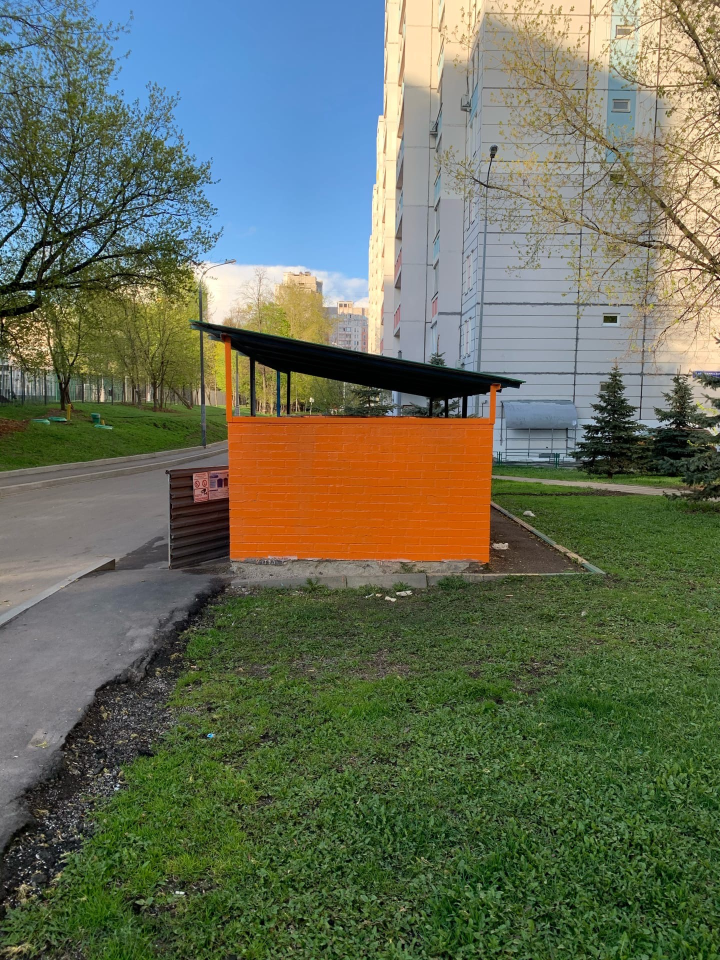
#> input picture musorka1.jpg, 1440 x 1920 px (shown at 1/2 size)
$ python ORB.py
#> lines starting #> are read from the running program, lines starting #| are printed output that depends on the picture; after the words box and inside, x2 and y2 are one past the last pixel; in counts of white or black regions, pixels touching at a corner belong together; long printed decimals are rounded
from __future__ import print_function
import cv2 as cv
import numpy as np
import argparse
from numpy.lib.scimath import sqrt as npsqrt


# Input parameters
v = 4  # m/s
d = 20  # m
t = 1 / 30  # s
cx = 360  # pixels
cy = 480  # pixels
fx = 1800  # pixels
fy = 1800  # pixels
Z = 19  # m
beta = 0.57

parser = argparse.ArgumentParser(description='Code for Feature Matching with FLANN.')
# [5 lines of commented-out code are left out]

parser.add_argument('--input1', help='Path to input image 1.', default='musorka1.jpg')
parser.add_argument('--input2', help='Path to input image 2.', default='musorka2.jpg')

args = parser.parse_args()

img1 = cv.imread(cv.samples.findFile(args.input1), cv.IMREAD_GRAYSCALE)
#> img1: shape (1920, 1440); min 0, max 255, mean 105.8
img2 = cv.imread(cv.samples.findFile(args.input2), cv.IMREAD_GRAYSCALE)
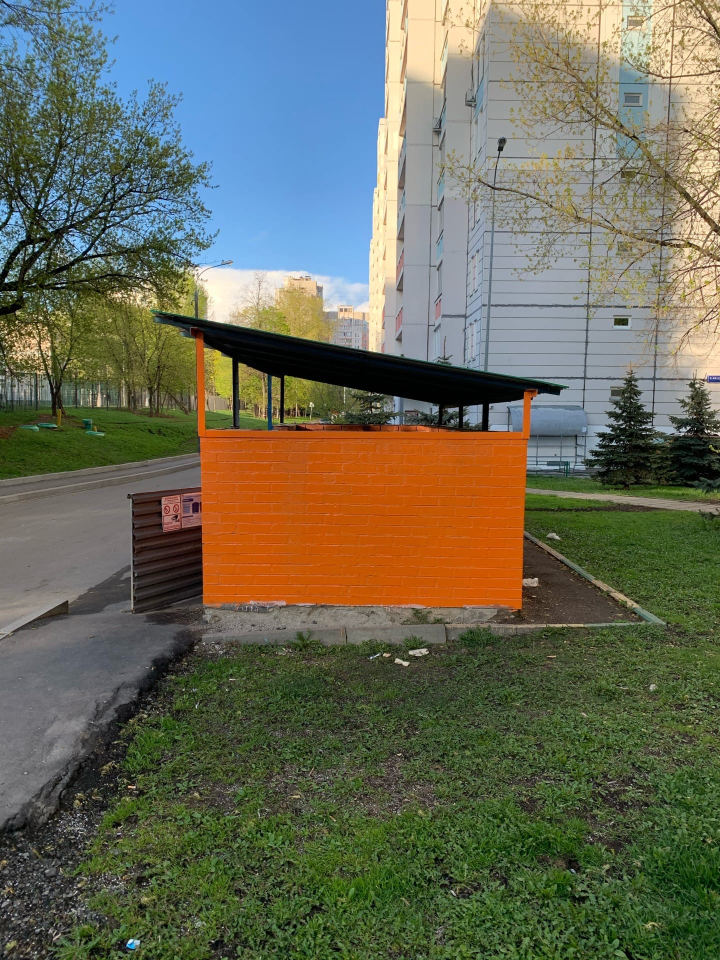
#> input picture musorka2.jpg, 1440 x 1920 px (shown at 1/2 size)
#> img2: shape (1920, 1440); min 0, max 255, mean 103.7
img1 = cv.resize(img1, (720, 960))
#> img1: shape (960, 720)
img2 = cv.resize(img2, (720, 960))
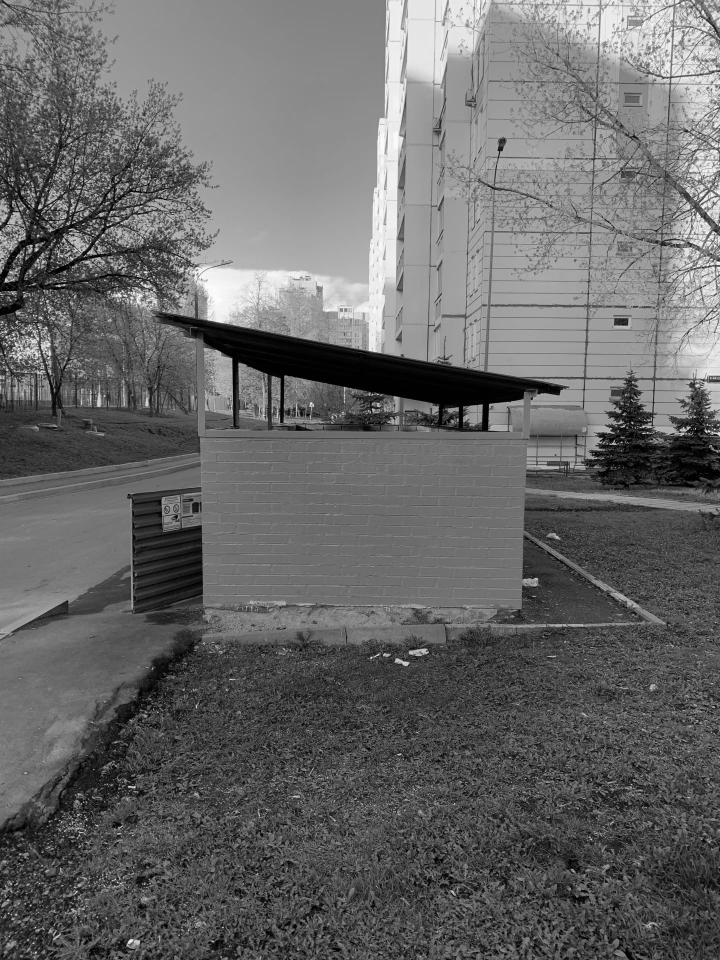
#> img2: shape (960, 720); min 0, max 253, mean 103.9


def detect_feature_points(image1, image2):
    if image1 is None or image2 is None:
        print('Could not open or find the images!')
        exit(0)

    orb = cv.ORB_create()
    kp1 = orb.detect(image1, None)
#> kp1 = 500 keypoints; strongest (x, y, size): (599, 433, 31), (599, 435, 31), (33, 291, 31), (48, 246, 31)
    kp2 = orb.detect(image2, None)
#> kp2 = 500 keypoints; strongest (x, y, size): (39, 207, 31), (108, 224, 31), (31, 245, 31), (36, 250, 31)

    kp1, des1 = orb.compute(image1, kp1)
    kp2, des2 = orb.compute(image2, kp2)

    matcher = cv.DescriptorMatcher_create(cv.DescriptorMatcher_BRUTEFORCE)
    knn_matches = matcher.knnMatch(des1, des2, 2)
#> knn_matches = 500 matches

    ratio_thresh = 0.7
    good_matches = []
    list_kp1 = []
    list_kp2 = []
    for m, n in knn_matches:
        if m.distance < ratio_thresh * n.distance:
            good_matches.append(m)

            img1_idx = m.queryIdx
            img2_idx = m.trainIdx

            (x1, y1) = kp1[img1_idx].pt
            (x2, y2) = kp2[img2_idx].pt

            list_kp1.append((x1, y1))
            list_kp2.append((x2, y2))
#> this loop made 500 passes
#> (img2_idx, x1, y1, x2, y2) on passes 2, 6, 36, 76, 191, 262, 285, 301, 347, 356, 393, 406: (88, 604, 321, 615, 324), (7, 605, 414, 621, 421), (10, 597, 424, 612, 432), (23, 615, 322, 627, 324), (133, 604.8, 414, 620.4, 421.2), (220, 373, 397.4, 374.4, 403.2), (362, 293.8, 373.2, 288.2, 377.4), (350, 426.8, 400.9, 435.5, 408.5), (356, 516.3, 385.7, 555.7, 391.9), (369, 101.6, 396.1, 97.46, 402.3), (358, 515.1, 383.2, 559.9, 387.8), (436, 470.3, 398.1, 492.7, 406.1)
#> after the loop, good_matches = 14 matches; list_kp1 = [(604, 321), (605, 414), (597, 424), (615, 322), (604.8, 414), (373, 397.4), (293.8, 373.2), (426.8, 400.9), (516.3, 385.7), (101.6, 396.1), (515.1, 383.2), (470.3, 398.1), (597.2, 415.1), (469.4, 401.3)]; list_kp2 = [(615, 324), (621, 421), (612, 432), (627, 324), (620.4, 421.2), (374.4, 403.2), (288.2, 377.4), (435.5, 408.5), (555.7, 391.9), (97.46, 402.3), (559.9, 387.8), (492.7, 406.1), (612.1, 421), (494.5, 404.9)]

    # print('k1 =', list_kp1)
    # print('k2 =', list_kp2)
    #
    # print(len(list_kp1), len(list_kp2))

    matched_feature_points = []
    k = (d + v*t)/d
    print(f'k = {k}\nbeta*k = {beta*k}\n(2-beta)*k = {(2-beta)*k}')

    for i in range(len(list_kp1)):
        numerator = np.power(list_kp1[i][0] - cx, 2, dtype=float) + np.power(list_kp1[i][1] - cy, 2, dtype=float)
        denumerator = np.power(list_kp2[i][0] - cx, 2, dtype=float) + np.power(list_kp2[i][1] - cy, 2, dtype=float)
        alpha = npsqrt(numerator / denumerator)
        if (2-beta)*k > alpha > beta*k:
            matched_feature_points.append((int(list_kp2[i][0]), int(list_kp2[i][1])))
#> this loop made 14 passes
#> (numerator, denumerator, alpha) on passes 1 to 12: (84817, 89361, 0.974), (64381, 71602, 0.948), (59305, 65808, 0.949), (89989, 95625, 0.97), (64283.1, 71265.6, 0.95), (6984.1, 6105.6, 1.07), (15783.7, 15678.6, 1), (10721.8, 10806, 0.996), (33332.4, 46068, 0.851), (73813.6, 74968.3, 0.992), (33420.5, 48456.5, 0.83), (18866.9, 23068.1, 0.904)
#> after the loop, matched_feature_points = [(615, 324), (621, 421), (612, 432), (627, 324), (620, 421), (374, 403), (288, 377), (435, 408), (555, 391), (97, 402), (559, 387), (492, 406), (612, 421), (494, 404)]
    print(f'matched_feature_points = {matched_feature_points}\nTotal: {len(matched_feature_points)}')
#| matched_feature_points = [(615, 324), (621, 421), (612, 432), (627, 324), (620, 421), (374, 403), (288, 377), (435, 408), (555, 391), (97, 402), (559, 387), (492, 406), (612, 421), (494, 404)]
#| Total: 14

    img_matches = np.empty((max(image1.shape[0], image2.shape[0]), image1.shape[1] + image2.shape[1], 3), dtype=np.uint8)
    cv.drawMatches(image1, kp1, image2, kp2, good_matches, img_matches, flags=cv.DrawMatchesFlags_NOT_DRAW_SINGLE_POINTS)
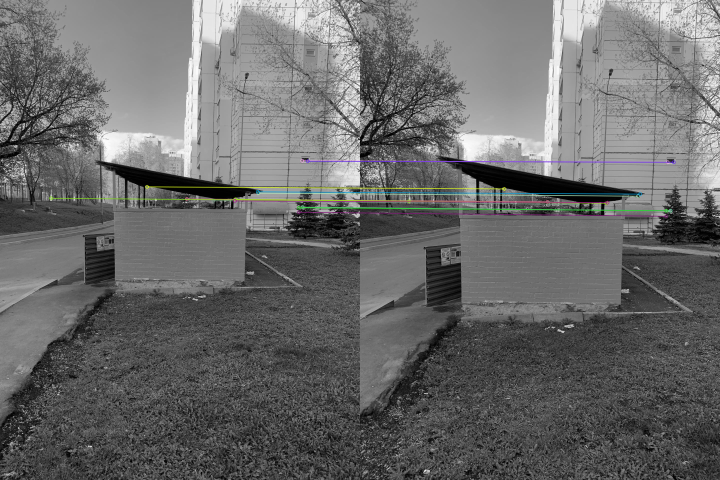
#> img_matches: shape (960, 1440, 3) (shown at 1/2 size); mean of channels 0, 1, 2 105.2, 105.3, 105.2; drawn as B, G, R

    out_image = image2.copy()
    min_x = 720
    max_x = 0
    max_y = 960
    for (x, y) in matched_feature_points:
        min_x = x if x < min_x else min_x
        max_x = x if x > max_x else max_x
        max_y = y if y < max_y else max_y
        out_image = cv.circle(out_image, (x, y), 15, 255, thickness=2)
#> this loop made 14 passes
#> (x, y, min_x, max_x) on passes 1 to 12: (615, 324, 615, 615), (621, 421, 615, 621), (612, 432, 612, 621), (627, 324, 612, 627), (620, 421, 612, 627), (374, 403, 374, 627), (288, 377, 288, 627), (435, 408, 288, 627), (555, 391, 288, 627), (97, 402, 97, 627), (559, 387, 97, 627), (492, 406, 97, 627)
#> pass 1, in detect_feature_points, `out_image = cv.circle(out_image, (x, y), 15, 255, thickness=2)`:
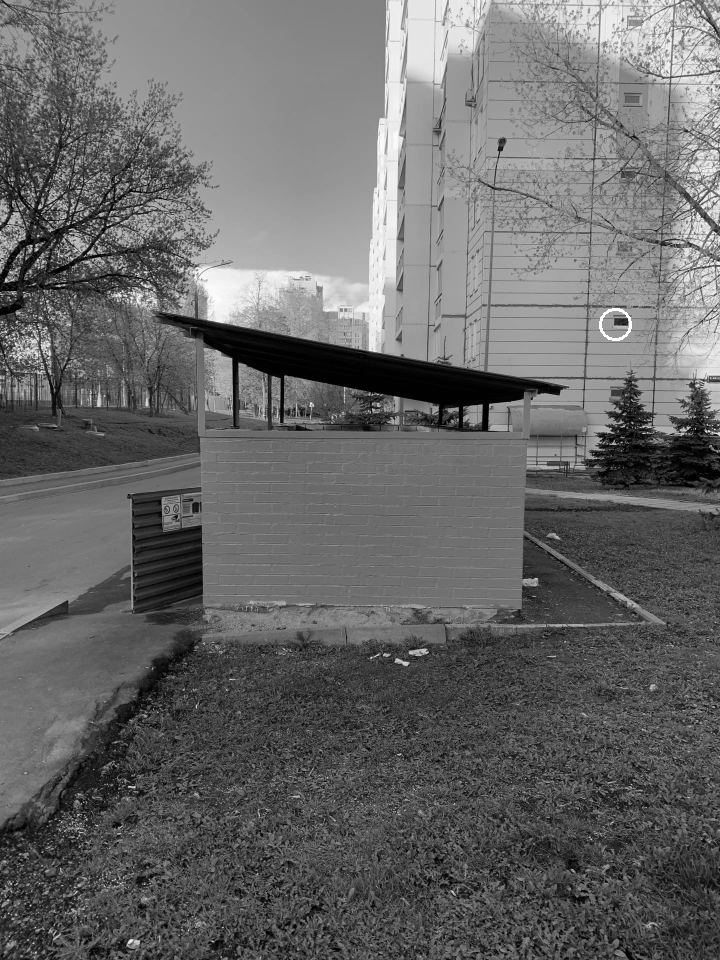
#> out_image: shape (960, 720); 0.04% of pixels changed, all inside (x1, y1, x2, y2) = (599, 308, 632, 341)
#> after the loop:
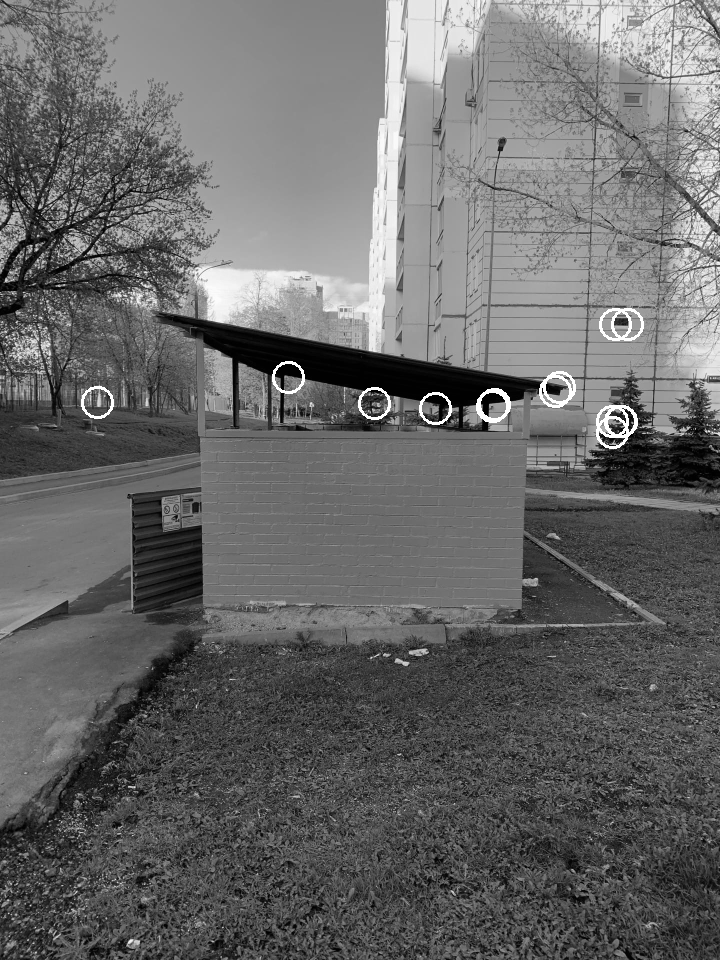
#> out_image: shape (960, 720); min 0, max 255, mean 104.7
    print('min_x =', min_x)
#| min_x = 97
    print('max_x =', max_x)
#| max_x = 627
    print('max_y =', max_y)
#| max_y = 324

    d_left = -(min_x - cx)
#> d_left = 263
    d_right = max_x - cx
#> d_right = 267
    d_upper = -(max_y - cy)
#> d_upper = 156

    print('d_left =', d_left)
#| d_left = 263
    print('d_right =', d_right)
#| d_right = 267
    print('d_upper =', d_upper)
#| d_upper = 156

    left = d_left * Z/fx
#> left = 2.78
    right = d_right * Z/fx
#> right = 2.82
    upper = d_upper * Z/fy
#> upper = 1.65
    correct_way = 0
    print(left)
#| 2.776
    print(right)
#| 2.818
    print(upper)
#| 1.647

    if left < right:
        if left < upper:
            print('left')
            correct_way = {'left': left.__round__(3)}
        else:
            print('else')
            correct_way = {'upper': upper.__round__(3)}
#> correct_way = {'upper': 1.65}
    elif right < upper:
        print('right')
        correct_way = {'right': right.__round__(3)}
    print(correct_way)
#| {'upper': 1.647}
    direction = list(correct_way.keys())[0]
#> direction = 'upper'
    print(f'The correct way is: {direction} = {list(correct_way.values())[0]}')
#| The correct way is: upper = 1.647

    # print(correct_way['right'])

    distance = list(correct_way.values())[0]
#> distance = 1.65
    distance_str = str(list(correct_way.values())[0]) + 'm'
#> distance_str = '1.647m'
    font = cv.FONT_HERSHEY_SIMPLEX
    target_way_image = image2.copy()
    if list(correct_way.keys())[0] == 'right':
        cv.arrowedLine(target_way_image, (cx, cy), (cx + 200, cy), 255, 2, cv.LINE_AA)
        cv.putText(target_way_image, distance_str, (cx + 40, cy - 10), font, 0.8, 255, 2, cv.LINE_AA)
    elif list(correct_way.keys())[0] == 'left':
        cv.arrowedLine(target_way_image, (cx, cy), (cx - 200, cy), 255, 2, cv.LINE_AA)
        cv.putText(target_way_image, distance_str, (cx - 140, cy - 10), font, 0.8, 255, 2, cv.LINE_AA)
    else:
        cv.arrowedLine(target_way_image, (cx, cy), (cx, cy - 200), 255, 2, cv.LINE_AA)
        cv.putText(target_way_image, distance_str, (cx + 10, cy - 100), font, 0.8, 255, 2, cv.LINE_AA)
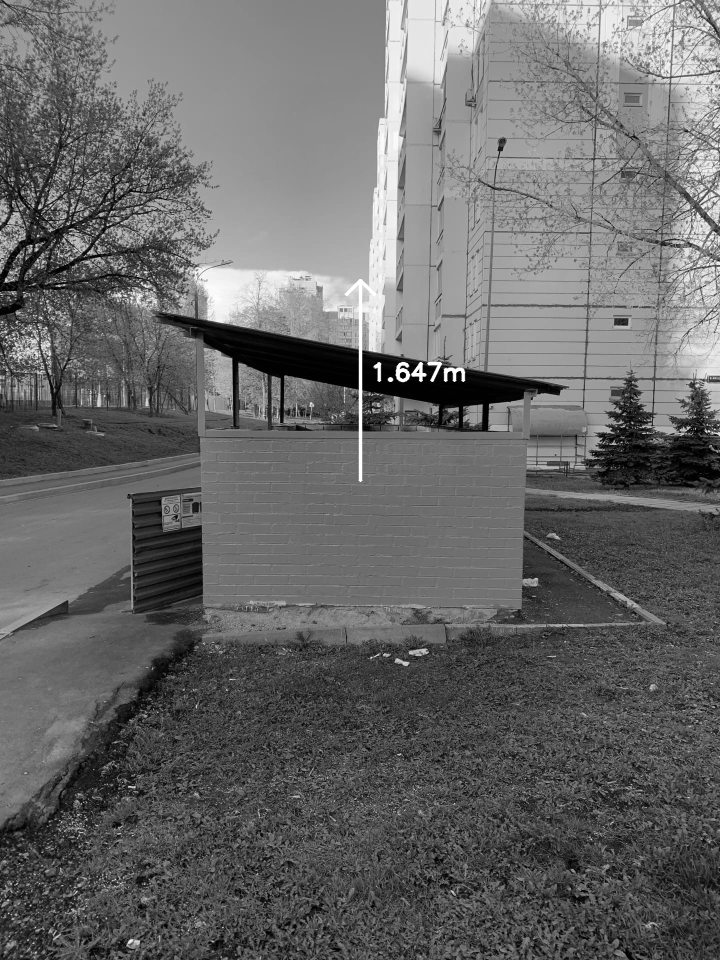
#> target_way_image: shape (960, 720); min 0, max 255, mean 104.3

    cv.imshow('Good Matches', img_matches)
    cv.imshow('Sorted Matches', out_image)
    cv.imshow('Right Direction', target_way_image)
    draw_way(direction, distance, (138, 83, 0))
    cv.waitKey()


def draw_way(direction, distance, background_color=(0, 0, 0)):
#> called with direction = 'upper', distance = 1.65, background_color = (138, 83, 0)
    width, height = 800, 800
    font = cv.FONT_HERSHEY_SIMPLEX
    blank_image = np.zeros((width, height, 3), np.uint8)
    blank_image[:] = background_color
    distance = str(distance * 2) + 'm'
#> distance = '3.294m'

    cv.circle(blank_image, (int(width / 2), int(height / 2)), 75, (0, 0, 255), thickness=2)
    if direction == 'right' or direction == 'left':
        cv.arrowedLine(blank_image, (50, 750), (150, 750), (255, 255, 255), 2, cv.LINE_AA)
        cv.arrowedLine(blank_image, (50, 750), (50, 650), (255, 255, 255), 2, cv.LINE_AA)
        cv.putText(blank_image, 'X', (160, 750), font, 0.8, (255, 255, 255), 2, cv.LINE_AA)
        cv.putText(blank_image, 'Z', (60, 650), font, 0.8, (255, 255, 255), 2, cv.LINE_AA)
        cv.arrowedLine(blank_image, (int(width / 2), 700), (int(width / 2), 550), (255, 255, 255), 2, cv.LINE_AA)
        cv.arrowedLine(blank_image, (int(width / 2), 250), (int(width / 2), 100), (255, 255, 255), 2, cv.LINE_AA)
        if direction == 'right':
            cv.ellipse(blank_image, (int(width / 2), int(height / 2)), (150, 150), 0, -90, 90, (255, 255, 255), 2)
            cv.arrowedLine(blank_image, (int(width / 2), int(height / 2)), (550, int(height/2)), (255, 255, 255), 2,
                           cv.LINE_AA)
            cv.putText(blank_image, distance, (int(width / 2) + 25, int(height / 2) - 10), font, 0.8,
                       (255, 255, 255), 2, cv.LINE_AA)
        else:
            cv.ellipse(blank_image, (int(width / 2), int(height / 2)), (150, 150), 0, 90, 270, (255, 255, 255), 2)
            cv.arrowedLine(blank_image, (int(width / 2), int(height / 2)), (250, int(height / 2)), (255, 255, 255), 2,
                           cv.LINE_AA)
            cv.putText(blank_image, distance, (int(width / 2) - 115, int(height / 2) - 10), font, 0.8,
                       (255, 255, 255), 2, cv.LINE_AA)
    else:
        cv.arrowedLine(blank_image, (50, 750), (150, 750), (255, 255, 255), 2, cv.LINE_AA)
        cv.arrowedLine(blank_image, (50, 750), (50, 650), (255, 255, 255), 2, cv.LINE_AA)
        cv.putText(blank_image, 'Z', (160, 750), font, 0.8, (255, 255, 255), 2, cv.LINE_AA)
#> blank_image: shape (800, 800, 3); mean of channels 0, 1, 2 137.9, 83.1, 1
        cv.putText(blank_image, 'Y', (60, 650), font, 0.8, (255, 255, 255), 2, cv.LINE_AA)
#> blank_image: shape (800, 800, 3); mean of channels 0, 1, 2 137.9, 83.1, 1
        cv.arrowedLine(blank_image, (100, int(height / 2)), (250, int(height / 2)), (255, 255, 255), 2, cv.LINE_AA)
        cv.arrowedLine(blank_image, (550, int(height / 2)), (700, int(height / 2)), (255, 255, 255), 2, cv.LINE_AA)
        cv.ellipse(blank_image, (int(width / 2), int(height / 2)), (150, 150), 0, 180, 360, (255, 255, 255), 2)
        cv.arrowedLine(blank_image, (int(width / 2), int(height / 2)), (int(width / 2), 250), (255, 255, 255), 2,
                       cv.LINE_AA)
        cv.putText(blank_image, distance, (int(width / 2) + 15, int(height / 2) - 60), font, 0.8,
                   (255, 255, 255), 2, cv.LINE_AA)
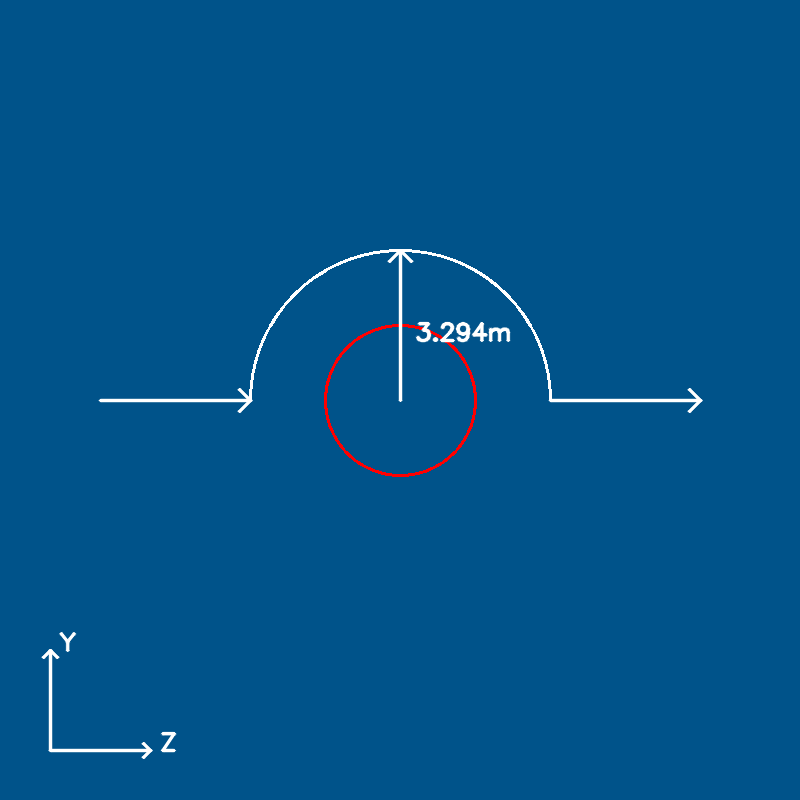
#> blank_image: shape (800, 800, 3); mean of channels 0, 1, 2 138.6, 84.2, 2.6; drawn as B, G, R
    cv.imshow('Example Way', blank_image)


def main():
    detect_feature_points(img1, img2)


if __name__ == '__main__':
    main()
